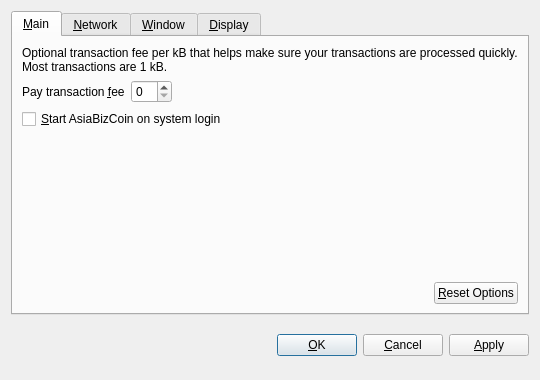
<?xml version="1.0" encoding="UTF-8"?>
<ui version="4.0">
 <class>OptionsDialog</class>
 <widget class="QDialog" name="OptionsDialog">
  <property name="geometry">
   <rect>
    <x>0</x>
    <y>0</y>
    <width>540</width>
    <height>380</height>
   </rect>
  </property>
  <property name="windowTitle">
   <string>Options</string>
  </property>
  <property name="modal">
   <bool>true</bool>
  </property>
  <layout class="QVBoxLayout" name="verticalLayout">
   <item>
    <widget class="QTabWidget" name="tabWidget">
     <property name="tabPosition">
      <enum>QTabWidget::North</enum>
     </property>
     <property name="currentIndex">
      <number>0</number>
     </property>
     <widget class="QWidget" name="tabMain">
      <attribute name="title">
       <string>&amp;Main</string>
      </attribute>
      <layout class="QVBoxLayout" name="verticalLayout_Main">
       <item>
        <widget class="QLabel" name="transactionFeeInfoLabel">
         <property name="text">
          <string>Optional transaction fee per kB that helps make sure your transactions are processed quickly. Most transactions are 1 kB.</string>
         </property>
         <property name="textFormat">
          <enum>Qt::PlainText</enum>
         </property>
         <property name="wordWrap">
          <bool>true</bool>
         </property>
        </widget>
       </item>
       <item>
        <layout class="QHBoxLayout" name="horizontalLayout_1_Main">
         <item>
          <widget class="QLabel" name="transactionFeeLabel">
           <property name="text">
            <string>Pay transaction &amp;fee</string>
           </property>
           <property name="textFormat">
            <enum>Qt::PlainText</enum>
           </property>
           <property name="buddy">
            <cstring>transactionFee</cstring>
           </property>
          </widget>
         </item>
         <item>
          <widget class="BitcoinAmountField" name="transactionFee"/>
         </item>
         <item>
          <spacer name="horizontalSpacer_1_Main">
           <property name="orientation">
            <enum>Qt::Horizontal</enum>
           </property>
           <property name="sizeHint" stdset="0">
            <size>
             <width>40</width>
             <height>20</height>
            </size>
           </property>
          </spacer>
         </item>
        </layout>
       </item>
       <item>
        <widget class="QCheckBox" name="bitcoinAtStartup">
         <property name="toolTip">
          <string>Automatically start AsiaBizCoin after logging in to the system.</string>
         </property>
         <property name="text">
          <string>&amp;Start AsiaBizCoin on system login</string>
         </property>
        </widget>
       </item>
       <item>
        <spacer name="verticalSpacer_Main">
         <property name="orientation">
          <enum>Qt::Vertical</enum>
         </property>
         <property name="sizeHint" stdset="0">
          <size>
           <width>20</width>
           <height>40</height>
          </size>
         </property>
        </spacer>
       </item>
       <item>
        <layout class="QHBoxLayout" name="horizontalLayout_2_Main">
         <item>
          <spacer name="horizontalSpacer_2_Main">
           <property name="orientation">
            <enum>Qt::Horizontal</enum>
           </property>
           <property name="sizeHint" stdset="0">
            <size>
             <width>40</width>
             <height>20</height>
            </size>
           </property>
          </spacer>
         </item>
         <item>
          <widget class="QPushButton" name="resetButton">
           <property name="toolTip">
            <string>Reset all client options to default.</string>
           </property>
           <property name="text">
            <string>&amp;Reset Options</string>
           </property>
           <property name="autoDefault">
            <bool>false</bool>
           </property>
          </widget>
         </item>
        </layout>
       </item>
      </layout>
     </widget>
     <widget class="QWidget" name="tabNetwork">
      <attribute name="title">
       <string>&amp;Network</string>
      </attribute>
      <layout class="QVBoxLayout" name="verticalLayout_Network">
       <item>
        <widget class="QCheckBox" name="mapPortUpnp">
         <property name="toolTip">
          <string>Automatically open the AsiaBizCoin client port on the router. This only works when your router supports UPnP and it is enabled.</string>
         </property>
         <property name="text">
          <string>Map port using &amp;UPnP</string>
         </property>
        </widget>
       </item>
       <item>
        <widget class="QCheckBox" name="connectSocks">
         <property name="toolTip">
          <string>Connect to the AsiaBizCoin network through a SOCKS proxy (e.g. when connecting through Tor).</string>
         </property>
         <property name="text">
          <string>&amp;Connect through SOCKS proxy:</string>
         </property>
        </widget>
       </item>
       <item>
        <layout class="QHBoxLayout" name="horizontalLayout_Network">
         <item>
          <widget class="QLabel" name="proxyIpLabel">
           <property name="text">
            <string>Proxy &amp;IP:</string>
           </property>
           <property name="textFormat">
            <enum>Qt::PlainText</enum>
           </property>
           <property name="buddy">
            <cstring>proxyIp</cstring>
           </property>
          </widget>
         </item>
         <item>
          <widget class="QValidatedLineEdit" name="proxyIp">
           <property name="maximumSize">
            <size>
             <width>140</width>
             <height>16777215</height>
            </size>
           </property>
           <property name="toolTip">
            <string>IP address of the proxy (e.g. 127.0.0.1)</string>
           </property>
          </widget>
         </item>
         <item>
          <widget class="QLabel" name="proxyPortLabel">
           <property name="text">
            <string>&amp;Port:</string>
           </property>
           <property name="textFormat">
            <enum>Qt::PlainText</enum>
           </property>
           <property name="buddy">
            <cstring>proxyPort</cstring>
           </property>
          </widget>
         </item>
         <item>
          <widget class="QLineEdit" name="proxyPort">
           <property name="maximumSize">
            <size>
             <width>55</width>
             <height>16777215</height>
            </size>
           </property>
           <property name="toolTip">
            <string>Port of the proxy (e.g. 9050)</string>
           </property>
          </widget>
         </item>
         <item>
          <widget class="QLabel" name="socksVersionLabel">
           <property name="text">
            <string>SOCKS &amp;Version:</string>
           </property>
           <property name="textFormat">
            <enum>Qt::PlainText</enum>
           </property>
           <property name="buddy">
            <cstring>socksVersion</cstring>
           </property>
          </widget>
         </item>
         <item>
          <widget class="QValueComboBox" name="socksVersion">
           <property name="toolTip">
            <string>SOCKS version of the proxy (e.g. 5)</string>
           </property>
          </widget>
         </item>
         <item>
          <spacer name="horizontalSpacer_Network">
           <property name="orientation">
            <enum>Qt::Horizontal</enum>
           </property>
           <property name="sizeHint" stdset="0">
            <size>
             <width>40</width>
             <height>20</height>
            </size>
           </property>
          </spacer>
         </item>
        </layout>
       </item>
       <item>
        <spacer name="verticalSpacer_Network">
         <property name="orientation">
          <enum>Qt::Vertical</enum>
         </property>
         <property name="sizeHint" stdset="0">
          <size>
           <width>20</width>
           <height>40</height>
          </size>
         </property>
        </spacer>
       </item>
      </layout>
     </widget>
     <widget class="QWidget" name="tabWindow">
      <attribute name="title">
       <string>&amp;Window</string>
      </attribute>
      <layout class="QVBoxLayout" name="verticalLayout_Window">
       <item>
        <widget class="QCheckBox" name="minimizeToTray">
         <property name="toolTip">
          <string>Show only a tray icon after minimizing the window.</string>
         </property>
         <property name="text">
          <string>&amp;Minimize to the tray instead of the taskbar</string>
         </property>
        </widget>
       </item>
       <item>
        <widget class="QCheckBox" name="minimizeOnClose">
         <property name="toolTip">
          <string>Minimize instead of exit the application when the window is closed. When this option is enabled, the application will be closed only after selecting Quit in the menu.</string>
         </property>
         <property name="text">
          <string>M&amp;inimize on close</string>
         </property>
        </widget>
       </item>
       <item>
        <spacer name="verticalSpacer_Window">
         <property name="orientation">
          <enum>Qt::Vertical</enum>
         </property>
         <property name="sizeHint" stdset="0">
          <size>
           <width>20</width>
           <height>40</height>
          </size>
         </property>
        </spacer>
       </item>
      </layout>
     </widget>
     <widget class="QWidget" name="tabDisplay">
      <attribute name="title">
       <string>&amp;Display</string>
      </attribute>
      <layout class="QVBoxLayout" name="verticalLayout_Display">
       <item>
        <layout class="QHBoxLayout" name="horizontalLayout_1_Display">
         <item>
          <widget class="QLabel" name="langLabel">
           <property name="text">
            <string>User Interface &amp;language:</string>
           </property>
           <property name="textFormat">
            <enum>Qt::PlainText</enum>
           </property>
           <property name="buddy">
            <cstring>lang</cstring>
           </property>
          </widget>
         </item>
         <item>
          <widget class="QValueComboBox" name="lang">
           <property name="toolTip">
            <string>The user interface language can be set here. This setting will take effect after restarting AsiaBizCoin.</string>
           </property>
          </widget>
         </item>
        </layout>
       </item>
       <item>
        <layout class="QHBoxLayout" name="horizontalLayout_2_Display">
         <item>
          <widget class="QLabel" name="unitLabel">
           <property name="text">
            <string>&amp;Unit to show amounts in:</string>
           </property>
           <property name="textFormat">
            <enum>Qt::PlainText</enum>
           </property>
           <property name="buddy">
            <cstring>unit</cstring>
           </property>
          </widget>
         </item>
         <item>
          <widget class="QValueComboBox" name="unit">
           <property name="toolTip">
            <string>Choose the default subdivision unit to show in the interface and when sending coins.</string>
           </property>
          </widget>
         </item>
        </layout>
       </item>
       <item>
        <widget class="QCheckBox" name="displayAddresses">
         <property name="toolTip">
          <string>Whether to show AsiaBizCoin addresses in the transaction list or not.</string>
         </property>
         <property name="text">
          <string>&amp;Display addresses in transaction list</string>
         </property>
        </widget>
       </item>
       <item>
        <widget class="QCheckBox" name="coinControlFeatures">
         <property name="toolTip">
          <string>Whether to show coin control features or not.</string>
         </property>
         <property name="text">
          <string>Display coin &amp;control features (experts only!)</string>
         </property>
        </widget>
       </item>
       <item>
        <spacer name="verticalSpacer_Display">
         <property name="orientation">
          <enum>Qt::Vertical</enum>
         </property>
         <property name="sizeHint" stdset="0">
          <size>
           <width>20</width>
           <height>40</height>
          </size>
         </property>
        </spacer>
       </item>
      </layout>
     </widget>
    </widget>
   </item>
   <item>
    <layout class="QHBoxLayout" name="horizontalLayout_Buttons">
     <item>
      <spacer name="horizontalSpacer_1">
       <property name="orientation">
        <enum>Qt::Horizontal</enum>
       </property>
       <property name="sizeHint" stdset="0">
        <size>
         <width>40</width>
         <height>48</height>
        </size>
       </property>
      </spacer>
     </item>
     <item>
      <widget class="QLabel" name="statusLabel">
       <property name="font">
        <font>
         <weight>75</weight>
         <bold>true</bold>
        </font>
       </property>
       <property name="text">
        <string/>
       </property>
       <property name="textFormat">
        <enum>Qt::PlainText</enum>
       </property>
       <property name="wordWrap">
        <bool>true</bool>
       </property>
      </widget>
     </item>
     <item>
      <spacer name="horizontalSpacer_2">
       <property name="orientation">
        <enum>Qt::Horizontal</enum>
       </property>
       <property name="sizeHint" stdset="0">
        <size>
         <width>40</width>
         <height>48</height>
        </size>
       </property>
      </spacer>
     </item>
     <item>
      <widget class="QPushButton" name="okButton">
       <property name="text">
        <string>&amp;OK</string>
       </property>
      </widget>
     </item>
     <item>
      <widget class="QPushButton" name="cancelButton">
       <property name="text">
        <string>&amp;Cancel</string>
       </property>
       <property name="autoDefault">
        <bool>false</bool>
       </property>
      </widget>
     </item>
     <item>
      <widget class="QPushButton" name="applyButton">
       <property name="text">
        <string>&amp;Apply</string>
       </property>
       <property name="autoDefault">
        <bool>false</bool>
       </property>
      </widget>
     </item>
    </layout>
   </item>
  </layout>
 </widget>
 <customwidgets>
  <customwidget>
   <class>BitcoinAmountField</class>
   <extends>QSpinBox</extends>
   <header>bitcoinamountfield.h</header>
  </customwidget>
  <customwidget>
   <class>QValueComboBox</class>
   <extends>QComboBox</extends>
   <header>qvaluecombobox.h</header>
  </customwidget>
  <customwidget>
   <class>QValidatedLineEdit</class>
   <extends>QLineEdit</extends>
   <header>qvalidatedlineedit.h</header>
  </customwidget>
 </customwidgets>
 <resources/>
 <connections/>
</ui>
